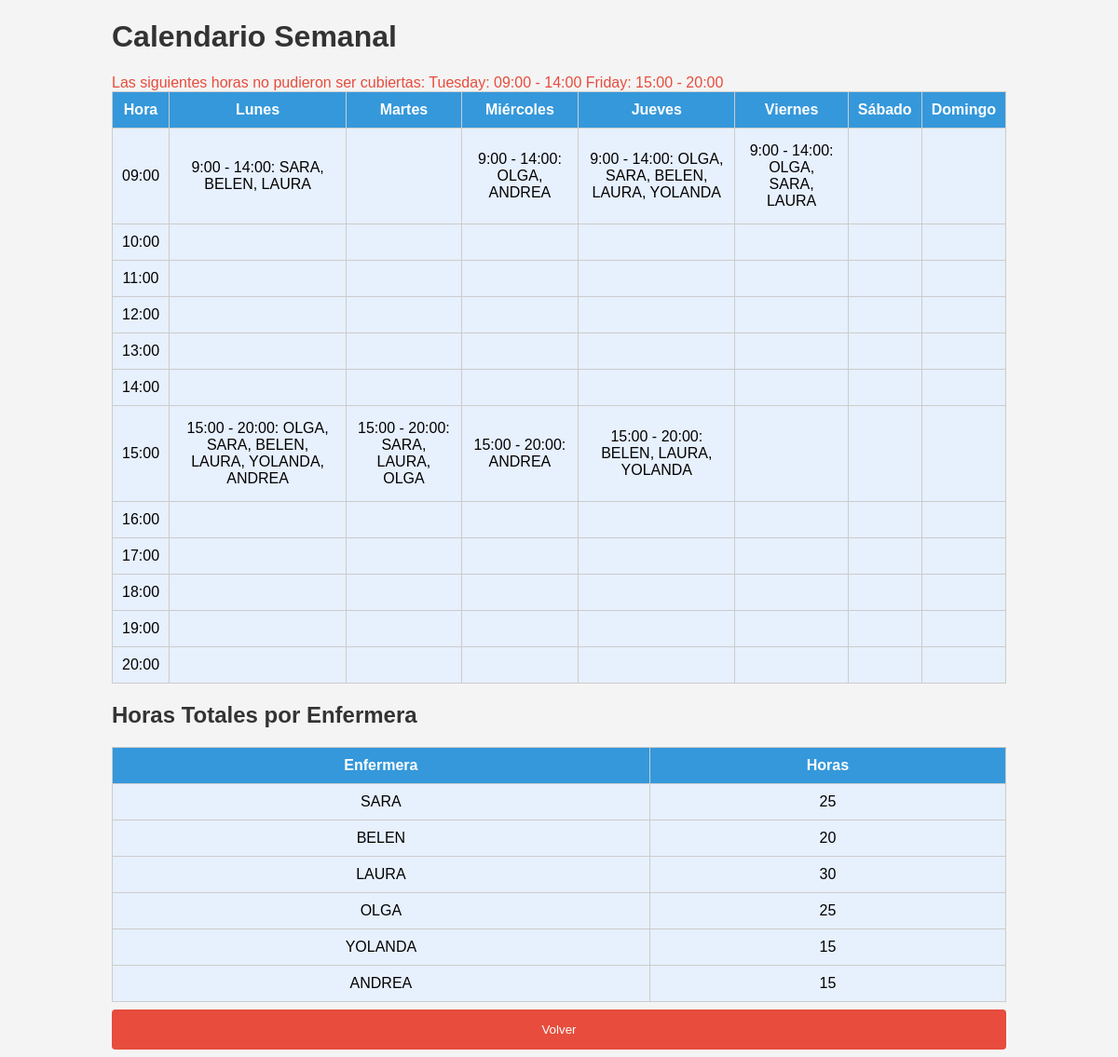
/generate_schedule, run on the app's committed database.
### models.py (models this page shows)
class Nurse(db.Model):
    id = db.Column(db.Integer, primary_key=True)
    name = db.Column(db.String(50), nullable=False)
    availabilities = db.relationship('Availability', backref='nurse', cascade='all, delete-orphan', lazy=True)

### app.py (the view)
@app.route('/generate_schedule')
def generate_schedule():
    nurses = Nurse.query.all()
    required_hours = {
        'Monday': [('09:00', '14:00'), ('15:00', '20:00')],
        'Tuesday': [('09:00', '14:00'), ('15:00', '20:00')],
        'Wednesday': [('09:00', '14:00'), ('15:00', '20:00')],
        'Thursday': [('09:00', '14:00'), ('15:00', '20:00')],
        'Friday': [('09:00', '14:00'), ('15:00', '20:00')]
    }
    scheduler = NurseScheduler(required_hours)
    for nurse in nurses:
        for availability in nurse.availabilities:
            scheduler.add_availability(nurse.name, availability.day, availability.start_time, availability.end_time)
    schedule, unassigned_hours = scheduler.generate_schedule()
    processed_schedule = {day: [] for day in
                          ['Monday', 'Tuesday', 'Wednesday', 'Thursday', 'Friday', 'Saturday', 'Sunday']}
    nurse_hours = defaultdict(int)
    for day, periods in schedule.items():
        if periods:
            current_nurses = None
            current_start = None
            current_end = None
            for (start, end), nurses in sorted(periods.items()):
                start_hour = int(start[:2])
                end_hour = int(end[:2])
                duration = end_hour - start_hour
                if current_nurses is None:
                    current_nurses = nurses
                    current_start = start_hour
                    current_end = end_hour
                elif current_nurses == nurses:
                    current_end = end_hour
                else:
                    processed_schedule[day].append({
                        'start': current_start,
                        'end': current_end,
                        'nurses': current_nurses
                    })
                    for nurse in current_nurses:
                        nurse_hours[nurse] += (current_end - current_start)
                    current_nurses = nurses
                    current_start = start_hour
                    current_end = end_hour
            if current_nurses is not None:
                processed_schedule[day].append({
                    'start': current_start,
                    'end': current_end,
                    'nurses': current_nurses
                })
                for nurse in current_nurses:
                    nurse_hours[nurse] += (current_end - current_start)
    unassigned_message = None
    unassigned_details = []
    for day, periods in unassigned_hours.items():
        for period in periods:
            unassigned_details.append(f"{day}: {period[0]} - {period[1]}")
    if unassigned_details:
        unassigned_message = "Las siguientes horas no pudieron ser cubiertas:\n" + "\n".join(unassigned_details)
    return render_template('schedule.html', schedule=processed_schedule, nurse_hours=nurse_hours,
                           unassigned_message=unassigned_message)

### scheduler.py (called while the page is built)
    def add_availability(self, nurse_name, day, start_time, end_time):
        self.availabilities[day].append((nurse_name, start_time, end_time))

### templates/schedule.html (shortened to what this page needs)
<!DOCTYPE html>
<html lang="en">
<head>
    <link rel="stylesheet" href="{{ url_for('static', filename='styles.css') }}">
</head>
<body>
    <div class="container">
        <h1>Calendario Semanal</h1>
        {% if unassigned_message %}
            <div class="unassigned-message">{{ unassigned_message }}</div>
        {% endif %}
        <table class="calendar">
            <thead>
                <tr>
                    <th>Hora</th>
                    <th>Lunes</th>
                    <th>Martes</th>
                    <th>Miércoles</th>
                    <th>Jueves</th>
                    <th>Viernes</th>
                    <th>Sábado</th>
                    <th>Domingo</th>
                </tr>
            </thead>
            <tbody>
                {% for hour in range(9, 21) %}
                    <tr>
                        <td>{{ "%02d:00" % hour }}</td>
                        {% for day in ['Monday', 'Tuesday', 'Wednesday', 'Thursday', 'Friday', 'Saturday', 'Sunday'] %}
                            <td>
                                {% for period in schedule[day] %}
                                    {% if period.start == hour %}
                                        <div>{{ period.start }}:00 - {{ period.end }}:00: {{ period.nurses | join(', ') }}</div>
                                    {% endif %}
                                {% endfor %}
                            </td>
                        {% endfor %}
                    </tr>
                {% endfor %}
            </tbody>
        </table>
        <h2>Horas Totales por Enfermera</h2>
        <table class="nurse-hours">
            <thead>
                <tr>
                    <th>Enfermera</th>
                    <th>Horas</th>
                </tr>
            </thead>
            <tbody>
                {% for nurse, hours in nurse_hours.items() %}
                    <tr>
                        <td>{{ nurse }}</td>
                        <td>{{ hours }}</td>
                    </tr>
                {% endfor %}
            </tbody>
        </table>
        <button class="cancel" onclick="window.location.href='/'">Volver</button>
    </div>
</body>
</html>

### static/styles.css (style rules this page uses)
body { font-family: Arial, sans-serif; background-color: #f4f4f4; margin: 0; padding: 0; }
.container { width: 80%; margin: auto; overflow: hidden; }
h1, h2, h3 { color: #333; }
button { width: 100%; background-color: #3498db; color: white; padding: 14px 20px; margin: 8px 0; border: none; border-radius: 4px; cursor: pointer; }
button.cancel { background-color: #e74c3c; }
.calendar { width: 100%; border-collapse: collapse; margin-bottom: 20px; }
.calendar th, .calendar td { border: 1px solid #ccc; padding: 10px; text-align: center; }
.calendar th { background-color: #3498db; color: white; }
.calendar td { background-color: #e7f0fd; }
.calendar td div { margin: 5px 0; }
.unassigned-message { color: #e74c3c; }
.nurse-hours { width: 100%; border-collapse: collapse; }
.nurse-hours th, .nurse-hours td { border: 1px solid #ccc; padding: 10px; text-align: center; }
.nurse-hours th { background-color: #3498db; color: white; }
.nurse-hours td { background-color: #e7f0fd; }

### data on the page
Nurse: name "SARA", hours "25"
Nurse: name "BELEN", hours "20"
Nurse: name "LAURA", hours "30"
Nurse: name "OLGA", hours "25"
Nurse: name "YOLANDA", hours "15"
Nurse: name "ANDREA", hours "15"

### other printed values
{{ unassigned_message }} "Las siguientes horas no pudieron ser cubiertas: Tuesday: 09:00 - 14:00 Friday: 15:00 - 20:00"
{{ "%02d:00" % hour }} "09:00" "10:00" "11:00" "12:00" "13:00" "14:00" "15:00" "16:00" "17:00" "18:00" "19:00" "20:00"
{{ period.start }} "9" "9" "9" "9" "15" "15" "15" "15"
{{ period.end }} "14" "14" "14" "14" "20" "20" "20" "20"
{{ period.nurses | join(', ') }} "SARA, BELEN, LAURA" "OLGA, ANDREA" "OLGA, SARA, BELEN, LAURA, YOLANDA" "OLGA, SARA, LAURA" "OLGA, SARA, BELEN, LAURA, YOLANDA, ANDREA" "SARA, LAURA, OLGA" "ANDREA" "BELEN, LAURA, YOLANDA"
